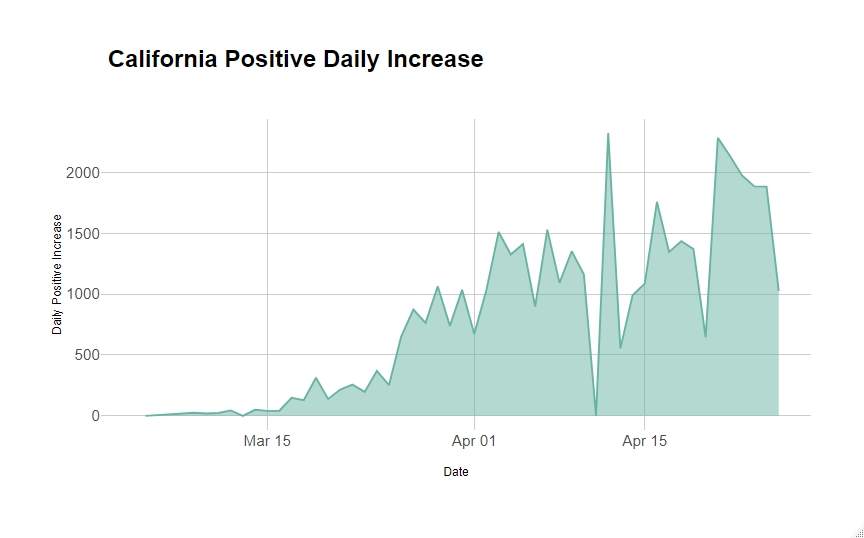

The script that drew this image:
# Uses data from the Covid Tracking Project to plot California's daily increase in confirmed Covid-19 cases
# Data is taken dynamically from https://covidtracking.com/api/v1/states/daily.csv

library(tidyverse)
library(plotly)
library(ggplot2)
library(dplyr)
library(hrbrthemes)

#cvt <- read_csv ("cvt_daily.csv", col_types = cols (date = "c"))
cvt <- read_csv (url("https://covidtracking.com/api/v1/states/daily.csv"), col_types = cols (date = "c"))
cvt$date <- as.Date(cvt$date,format="%Y%m%d")
glimpse(cvt)

cvt_ca <- cvt %>% filter(state=='CA')
data <- data.frame (cvt_ca$date,
			  cvt_ca$positiveIncrease)
glimpse(data)

p <- data %>%
  ggplot( aes(x=cvt_ca.date, y=cvt_ca.positiveIncrease)) +
    labs(y="Daily Positive Increase", x="Date") +
    geom_area(fill="#69b3a2", alpha=0.5) +
    geom_line(color="#69b3a2") +
    ggtitle("California Positive Daily Increase") +
    theme_ipsum()

ggplotly(p)
